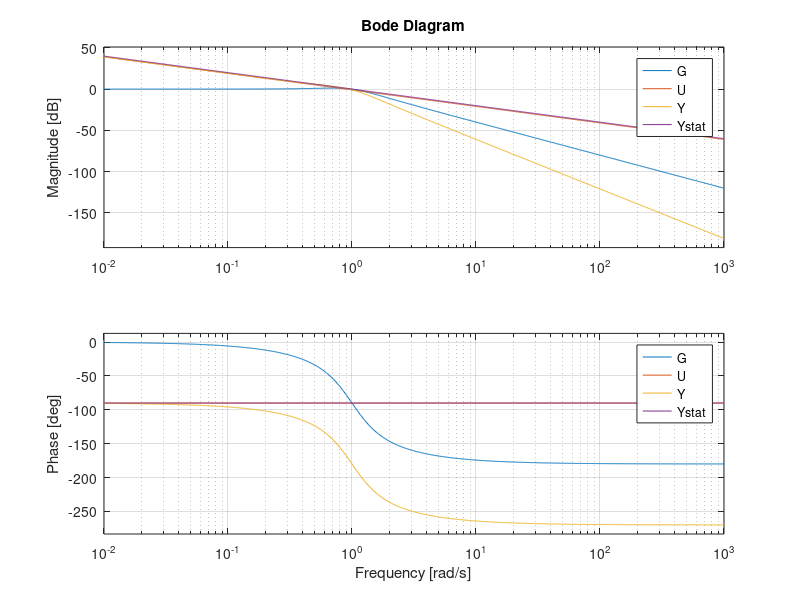
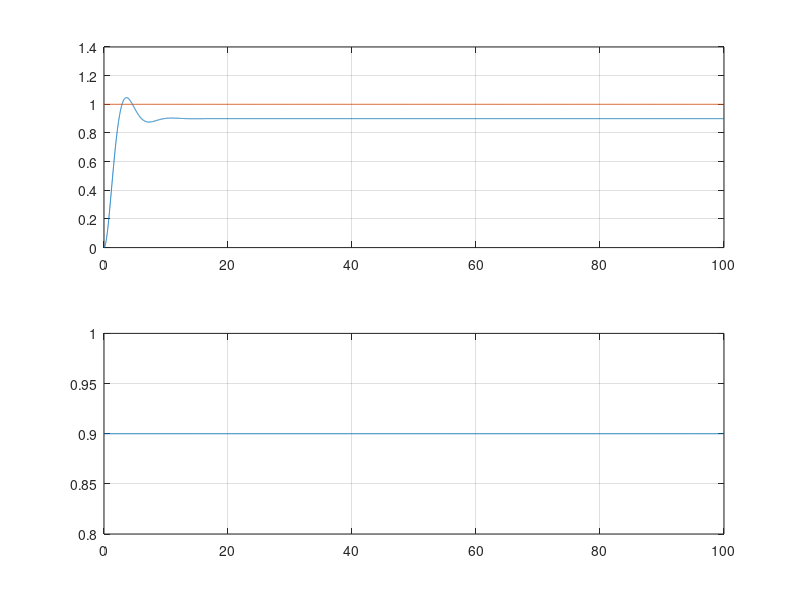
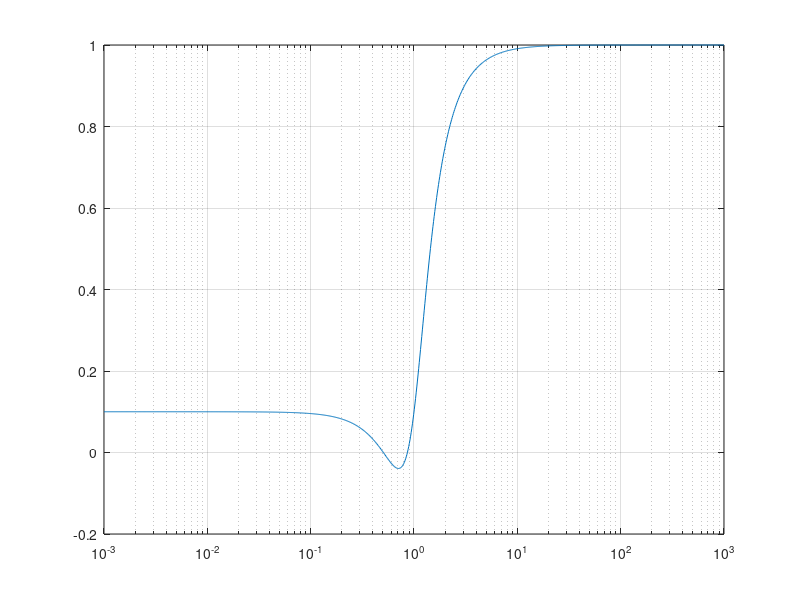

These figures' MATLAB source, in order:
%% Define parameters.
m = 1;
c1 = 0.5;
c2 = 0.5;
c = c1 + c2;
d = 1;
xt = 1;
omega = sqrt(c/m);
D = d/(2*sqrt(m*c));

%% Define forcing and IC.
Fmax = 0.9;
t2 = .9;
alpha = Fmax/t2;
x0 = 0.0;

%% Define system and its corresponding transfer function.
A = [0 1; -c/m -d/m];
B = [0 1/m]';
C = [1 0];
sys = ss(A,B,C,0);
[b, a] = ss2tf(A,B,C,0);
G = tf(b, a);

%% Choose which forcing to apply.
t = 0:0.01:100;
n = length(t);
s = tf("s");
choose_forcing = 1;
if choose_forcing == 1
    u = Fmax*ones(n,1);
    U = Fmax/s;
elseif choose_forcing == 2
    u = min(alpha*t, Fmax);
    U = alpha/s^2 * (1 - exp(-t2*s));
elseif choose_forcing == 3
    amp = 0.5;
    omega_sin = omega * sqrt(1-2*D^2);
    u = amp * sin( omega_sin*t );
    U = amp * omega_sin / (s^2 + omega_sin^2);
elseif choose_forcing == 4
    u = Fmax .* ( 1 - exp(-alpha*t) );
    U = alpha / (s * (s + alpha));
else
    u = Fstep*ones(n,1) + min(alpha*t, Fmax);
    U = alpha/s^2 * (1 - exp(-t2*s)) + Fstep/s;
end

%% Compute the resulting transformed function.
% Y0 = (x0 * s + 2*d*omega*x0) * tf(1, a)
Y = G*U % + Y0
Ystat = xt / s

%% Bode plot.
fig2 = figure();
bode(G, U, Y, Ystat)
grid on

%% Lsim-check to verify in time domain.
[y,t,x] = lsim(sys, u, t, [x0, 0]);
fig3 = figure();
subplot(2,1,1);
plot(t, y, t, xt*ones(n,1));
grid on
subplot(2,1,2);
plot(t, u);
grid on

%% Compute Laplace tipping criterion
fig4 = figure();
w = logspace(-3, 3, 1000);
[magY, phaseY, wout] = bode(Y, w);
[magYstat, phaseYstat, wout] = bode(Ystat, w);
ews = (squeeze(magYstat) - squeeze(magY)) ./ squeeze(magYstat);
semilogx(wout, ews);
grid on

tipping_predict = abs(sum(ews(ews < 0)))
tipping_ground_truth = sum( y > xt )
